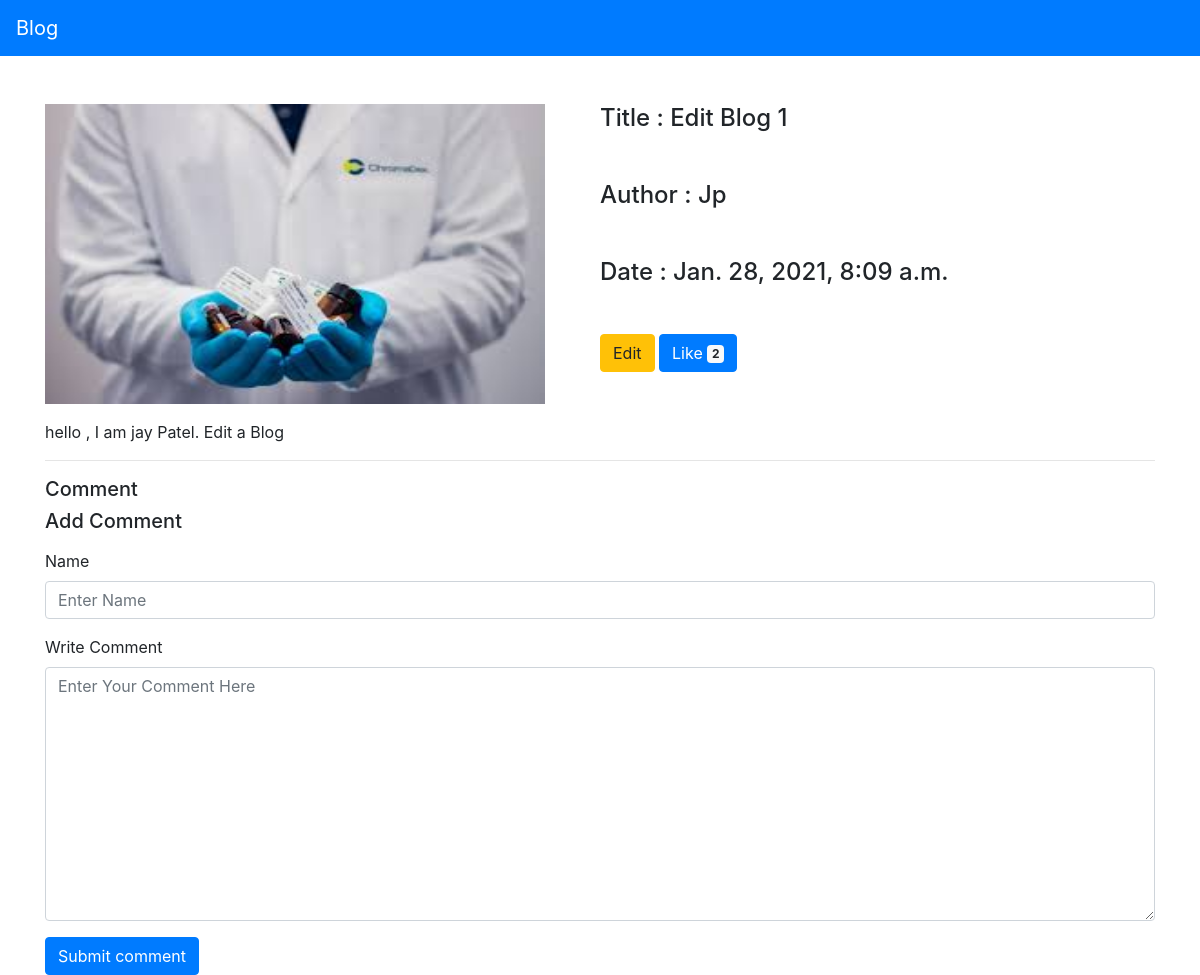
The page /view/3/ on the database as committed earlier.
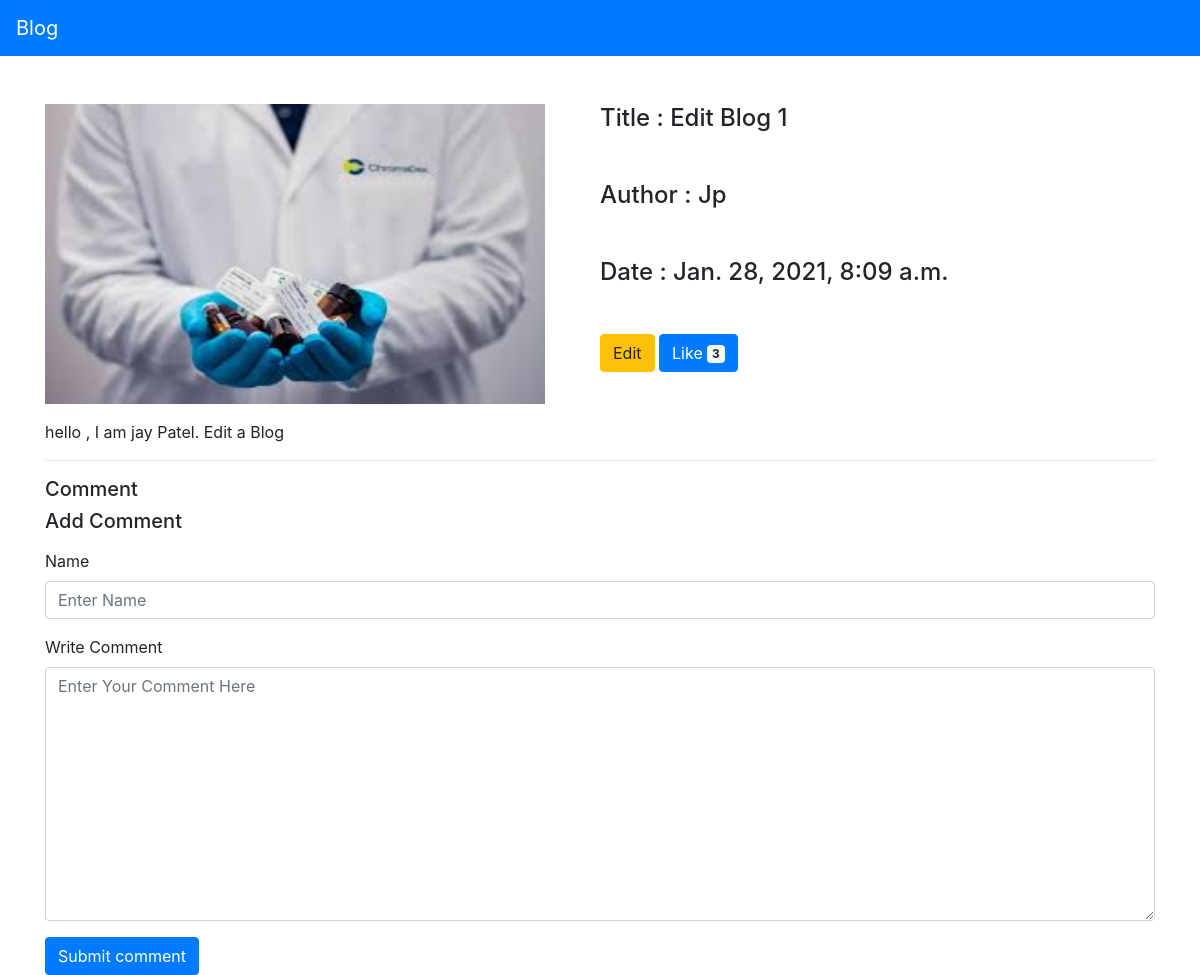
The same page on the database as committed later.
### Blog_App/models.py (models this page shows, shortened)
class Post_Blog(models.Model):
    blog_image = models.ImageField(upload_to='blog_images',default='Add Please')
    title = models.CharField(max_length=100,unique=True)
    author = models.ForeignKey(Blog_User,on_delete=models.CASCADE)
    content = models.TextField()
    created_date = models.DateTimeField(auto_now_add=True)
    blog_like = models.PositiveBigIntegerField(default=0)

class Blog_User(models.Model):
    user_name = models.CharField(max_length=20,default='demo')
    user_password = models.CharField(max_length=10,default="demo")
    def __str__(self):
        return self.user_name

### Blog_App/views.py (the view)
# urls.py: path('view/<int:id>/',views.blog_detail,name='view'),
def blog_detail(request,id):
    if request.method == "POST":
        name = request.POST.get('name')
        comment = request.POST.get('comment')
        b_id = request.POST.get('blog_id')
        c_data = Comment(blog_title=b_id,name=name,comment=comment).save()
    detail = get_object_or_404(Post_Blog,pk=id)
    comments = Comment.objects.filter(blog_title=detail.pk)
    print(comments)
    return render(request,'view.html',{'detail':detail,'comments':comments})

### templates/view.html (shortened to what this page needs)
<!DOCTYPE html>
<html lang="en">
<head>
</head>
<body>
    <nav class="navbar navbar-expand-lg navbar-dark bg-primary">
        <a class="navbar-brand" href="{% url 'Blog_App:index' %}">Blog</a>
    </nav>
    <div class="container mt-5">
        <div class="row">
            <div class="col-sm-6">
                <img width="500" height="300" src="{{ detail.blog_image.url}}" alt="Blog Image">
            </div>
            <div>
                <h4>Title :  {{ detail.title}}</h4>
                <h4 class="my-5">Author :  {{ detail.author}}</h4>
                <h4>Date :  {{ detail.created_date}}</h4>
                <div class="mt-5">
                    <a href="{% url 'Blog_App:editblog' id=detail.pk %}"><button type="button" class="btn btn-warning ">Edit
                    </button></a>
                    <a href="{% url 'Blog_App:like' id=detail.pk %}"><button type="button" class="btn btn-primary">
                        Like <span class="badge badge-light">{{ detail.blog_like}}</span>
                    </button></a>
                </div>
            </div>
        </div>
        <div class="mt-3">
            <p>
                {{detail.content}}
            </p>
        </div>
        <hr>
        <h5>Comment</h5>
        <h5>Add Comment</h5>
        <div class="mt-3">
            <form method="POST">{% csrf_token %}
                <div class="form-group">
                  <label for="name">Name</label>
                  <input type="text"  name="name" class="form-control" placeholder="Enter Name">
                </div>
                <div class="form-group">
                  <label for="comment">Write Comment</label>
                  <textarea class="form-control" name="comment" rows="10" cols="10" placeholder="Enter Your Comment Here"></textarea>
                </div>
                <button type="submit" class="btn btn-primary">Submit comment</button>
              </form>
        </div>
    </div>
<link rel="stylesheet" href="https://maxcdn.bootstrapcdn.com/bootstrap/4.5.2/css/bootstrap.min.css">
</body>
</html>

Rows that differ between the two databases and show on the page:
changed Post_Blog "Edit Blog 1": blog_like "2" → "3"
